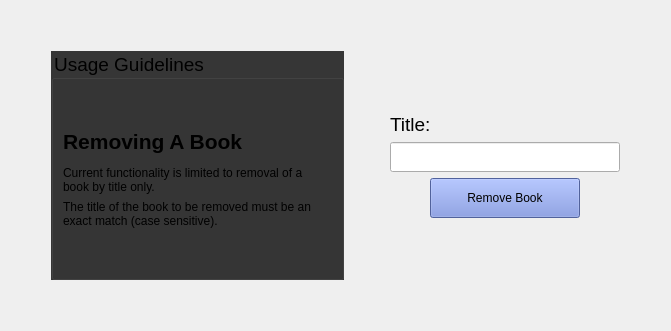
          <widget class="QWidget" name="tab_3">
           <attribute name="title">
            <string>Remove Book</string>
           </attribute>
           <layout class="QHBoxLayout" name="horizontalLayout_22">
            <item>
             <layout class="QGridLayout" name="gridLayout_5">
              <item row="1" column="4">
               <spacer name="horizontalSpacer_18">
                <property name="orientation">
                 <enum>Qt::Horizontal</enum>
                </property>
                <property name="sizeHint" stdset="0">
                 <size>
                  <width>40</width>
                  <height>20</height>
                 </size>
                </property>
               </spacer>
              </item>
              <item row="1" column="1">
               <widget class="QGroupBox" name="groupBox_4">
                <property name="font">
                 <font>
                  <family>Arial</family>
                  <pointsize>14</pointsize>
                 </font>
                </property>
                <property name="styleSheet">
                 <string notr="true">QGroupBox {
background-color: #363636
}</string>
                </property>
                <property name="title">
                 <string>Usage Guidelines</string>
                </property>
                <layout class="QVBoxLayout" name="verticalLayout_13">
                 <item>
                  <spacer name="verticalSpacer_15">
                   <property name="orientation">
                    <enum>Qt::Vertical</enum>
                   </property>
                   <property name="sizeHint" stdset="0">
                    <size>
                     <width>20</width>
                     <height>40</height>
                    </size>
                   </property>
                  </spacer>
                 </item>
                 <item>
                  <layout class="QVBoxLayout" name="verticalLayout_10">
                   <item>
                    <widget class="QLabel" name="label_16">
                     <property name="font">
                      <font>
                       <family>Arial</family>
                       <pointsize>16</pointsize>
                       <bold>true</bold>
                      </font>
                     </property>
                     <property name="text">
                      <string>Removing A Book</string>
                     </property>
                    </widget>
                   </item>
                   <item>
                    <widget class="Line" name="line_3">
                     <property name="orientation">
                      <enum>Qt::Vertical</enum>
                     </property>
                    </widget>
                   </item>
                   <item>
                    <widget class="QLabel" name="label_17">
                     <property name="text">
                      <string>Current functionality is limited to removal of a book by title only.</string>
                     </property>
                     <property name="wordWrap">
                      <bool>true</bool>
                     </property>
                    </widget>
                   </item>
                   <item>
                    <widget class="QLabel" name="label_18">
                     <property name="text">
                      <string>The title of the book to be removed must be an exact match (case sensitive). </string>
                     </property>
                     <property name="wordWrap">
                      <bool>true</bool>
                     </property>
                    </widget>
                   </item>
                  </layout>
                 </item>
                 <item>
                  <spacer name="verticalSpacer_13">
                   <property name="orientation">
                    <enum>Qt::Vertical</enum>
                   </property>
                   <property name="sizeHint" stdset="0">
                    <size>
                     <width>20</width>
                     <height>40</height>
                    </size>
                   </property>
                  </spacer>
                 </item>
                </layout>
               </widget>
              </item>
              <item row="1" column="3">
               <layout class="QVBoxLayout" name="verticalLayout_11">
                <item>
                 <spacer name="verticalSpacer_18">
                  <property name="orientation">
                   <enum>Qt::Vertical</enum>
                  </property>
                  <property name="sizeHint" stdset="0">
                   <size>
                    <width>20</width>
                    <height>40</height>
                   </size>
                  </property>
                 </spacer>
                </item>
                <item>
                 <widget class="QLabel" name="label_19">
                  <property name="font">
                   <font>
                    <family>Arial</family>
                    <pointsize>14</pointsize>
                   </font>
                  </property>
                  <property name="text">
                   <string>Title:</string>
                  </property>
                 </widget>
                </item>
                <item>
                 <widget class="QLineEdit" name="delTitleLineEdit">
                  <property name="minimumSize">
                   <size>
                    <width>0</width>
                    <height>30</height>
                   </size>
                  </property>
                 </widget>
                </item>
                <item>
                 <layout class="QHBoxLayout" name="horizontalLayout_9">
                  <item>
                   <spacer name="horizontalSpacer_4">
                    <property name="orientation">
                     <enum>Qt::Horizontal</enum>
                    </property>
                    <property name="sizeHint" stdset="0">
                     <size>
                      <width>40</width>
                      <height>20</height>
                     </size>
                    </property>
                   </spacer>
                  </item>
                  <item>
                   <widget class="QPushButton" name="delBookBtn">
                    <property name="minimumSize">
                     <size>
                      <width>150</width>
                      <height>40</height>
                     </size>
                    </property>
                    <property name="styleSheet">
                     <string notr="true">QPushButton {
background-color: #7289da
}</string>
                    </property>
                    <property name="text">
                     <string>Remove Book</string>
                    </property>
                   </widget>
                  </item>
                  <item>
                   <spacer name="horizontalSpacer_10">
                    <property name="orientation">
                     <enum>Qt::Horizontal</enum>
                    </property>
                    <property name="sizeHint" stdset="0">
                     <size>
                      <width>40</width>
                      <height>20</height>
                     </size>
                    </property>
                   </spacer>
                  </item>
                 </layout>
                </item>
                <item>
                 <spacer name="verticalSpacer_17">
                  <property name="orientation">
                   <enum>Qt::Vertical</enum>
                  </property>
                  <property name="sizeHint" stdset="0">
                   <size>
                    <width>20</width>
                    <height>40</height>
                   </size>
                  </property>
                 </spacer>
                </item>
               </layout>
              </item>
              <item row="1" column="0">
               <spacer name="horizontalSpacer_11">
                <property name="orientation">
                 <enum>Qt::Horizontal</enum>
                </property>
                <property name="sizeHint" stdset="0">
                 <size>
                  <width>40</width>
                  <height>20</height>
                 </size>
                </property>
               </spacer>
              </item>
              <item row="0" column="0">
               <spacer name="verticalSpacer_14">
                <property name="orientation">
                 <enum>Qt::Vertical</enum>
                </property>
                <property name="sizeHint" stdset="0">
                 <size>
                  <width>20</width>
                  <height>40</height>
                 </size>
                </property>
               </spacer>
              </item>
              <item row="2" column="0">
               <spacer name="verticalSpacer_16">
                <property name="orientation">
                 <enum>Qt::Vertical</enum>
                </property>
                <property name="sizeHint" stdset="0">
                 <size>
                  <width>20</width>
                  <height>40</height>
                 </size>
                </property>
               </spacer>
              </item>
              <item row="1" column="2">
               <spacer name="horizontalSpacer_19">
                <property name="orientation">
                 <enum>Qt::Horizontal</enum>
                </property>
                <property name="sizeHint" stdset="0">
                 <size>
                  <width>40</width>
                  <height>20</height>
                 </size>
                </property>
               </spacer>
              </item>
             </layout>
            </item>
           </layout>
          </widget>
